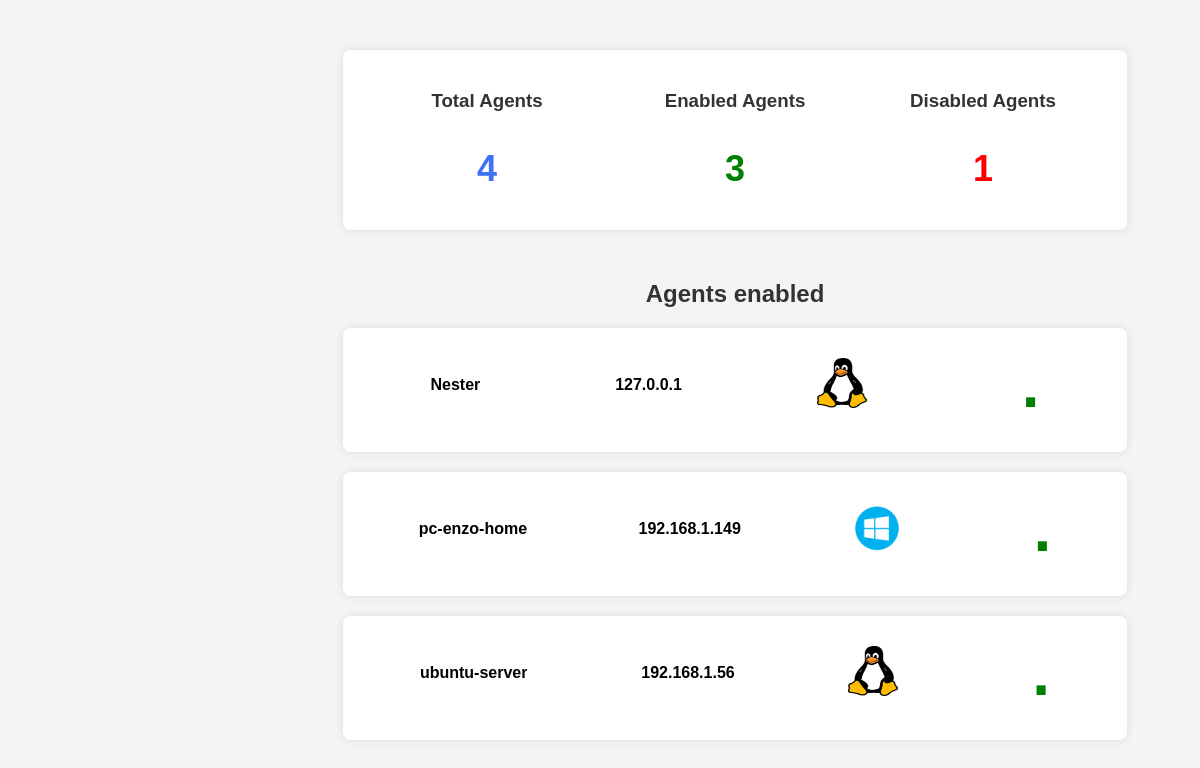
/agents.php?page=agents&status=enable, run on the app's committed database.
### tables this page shows
CREATE TABLE system_info (
        id INTEGER PRIMARY KEY AUTOINCREMENT,
        ip_address VARCHAR(15) NOT NULL,
        machine_name VARCHAR(50) NOT NULL,
        os_info VARCHAR(50) NOT NULL,
        status_machine VARCHAR(50) NOT NULL,
        date_time VARCHAR(50) NOT NULL,
        mac_address VARCHAR(50) NOT NULL
    );

### agents.php (the view, shortened to what this page needs)
<!DOCTYPE html>
<html lang="en">
<head>
</head>
<body>
    <?php
        $db_path = 'database/nester.db';
        try {
            $db = new PDO('sqlite:' . $db_path);
            $db->setAttribute(PDO::ATTR_ERRMODE, PDO::ERRMODE_EXCEPTION);
            $total_agents_query = $db->query("SELECT COUNT(*) AS total_agents FROM system_info");
            $total_agents_row = $total_agents_query->fetch(PDO::FETCH_ASSOC);
            $total_agents = $total_agents_row['total_agents'];
            $enabled_agents_query = $db->query("SELECT COUNT(*) AS enabled_agents FROM system_info WHERE status_machine = 'enable'");
            $enabled_agents_row = $enabled_agents_query->fetch(PDO::FETCH_ASSOC);
            $enabled_agents = $enabled_agents_row['enabled_agents'];
            $disabled_agents = $total_agents - $enabled_agents;
            $status = isset($_GET['status']) ? $_GET['status'] : 'all';
            switch ($status) {
                case 'enable':
                    $title = "Agents enabled";
                    break;
            }
            echo "<div class='container'>";
            echo "<div class='box'><a href='?page=agents&status=all'><h3>Total Agents</h3><p class='total'>$total_agents</p></a></div>";
            echo "<div class='box'><a href='?page=agents&status=enable'><h3>Enabled Agents</h3><p class='enabled'>$enabled_agents</p></a></div>";
            echo "<div class='box'><a href='?page=agents&status=disable'><h3>Disabled Agents</h3><p class='disabled'>$disabled_agents</p></a></div>";
            echo "</div>";
            echo "<h1>$title</h1>";
            if ($status === 'all') {
                $query = $db->query('SELECT * FROM system_info');
            } else {
                $query = $db->prepare('SELECT * FROM system_info WHERE status_machine = :status');
                $query->execute(['status' => $status]);
            }
            while ($row = $query->fetch(PDO::FETCH_ASSOC)) {
                $agentId = $row['id'];
                $status = $row['status_machine'];
                $dotColorClass = ($status == 'disable') ? 'red-dot' : 'green-dot';
                echo "<a href='home.php?page=info_agent&ids=$agentId' class='agent-link'>";
                echo "<div class='machine-container'>";
                echo "<div class='machine-info'><div class='text'>{$row['machine_name']}</div></div>";
                echo "<div class='machine-info'><div class='text'>{$row['ip_address']}</div></div>";
                $os_logo_path = getOsLogoPath($row['os_info']);
                if ($os_logo_path) {
                    echo "<div class='machine-info'><img src='{$os_logo_path}' alt='Logo OS' class='machine-image'></div>";
                }
                echo "<div class='machine-info'><div class='text $dotColorClass'>.</div></div>";
                echo "</div>";
                echo "</a>";
            }
            } catch (PDOException $e) {
            echo 'Erreur : ' . $e->getMessage();
            }
        function getOsLogoPath($type_os) {
            switch ($type_os) {
                case 'Windows':
                    return './images/windows_logo.png';
                case 'Linux':
                    return './images/linux_logo.png';
            }
        }
        ?>
</body>
</html>

### agents.php (style rules this page uses)
body { font-family: Arial, sans-serif; background-color: #f4f4f4; margin: 0; padding: 0; margin-left: 270px; margin-top: 50px; }
.machine-container { margin: 20px auto; padding: 20px; background-color: #fff; border-radius: 8px; box-shadow: 0 0 10px rgba(0,0,0,0.1); margin-bottom: 20px; width: 80%; display: flex; justify-content: space-around; align-items: center; transition: transform 0.3s ease; font-weight: bold; }
.machine-info { margin-bottom: 10px; }
.machine-image { margin-right: 20px; width: 50px; height: 50px; }
h1 { text-align: center; margin-bottom: 20px; font-size: 24px; color: #333; margin-top: 50px; }
.text { width: 100%; overflow: hidden; text-overflow: ellipsis; white-space: nowrap; }
a { text-decoration: none; color: black; }
.green-dot { color: green; font-size: 4em; }
.box { width: 30%; padding: 20px; border-radius: 10px; text-align: center; }
h3 { margin-top: 0; color: #333333; }
p { margin-bottom: 0; font-size: 36px; font-weight: bold; }
.total { color: #4070f4; }
.enabled { color: green; }
.disabled { color: red; }
.container { margin: 20px auto; padding: 20px; background-color: #fff; border-radius: 8px; box-shadow: 0 0 10px rgba(0,0,0,0.1); margin-bottom: 20px; width: 80%; display: flex; justify-content: space-around; align-items: center; transition: transform 0.3s ease; font-weight: bold; }

### data on the page
system_info: machine_name "Nester", ip_address "127.0.0.1"
system_info: machine_name "pc-enzo-home", ip_address "192.168.1.149", shows a picture
system_info: machine_name "ubuntu-server", ip_address "192.168.1.56"

### other printed values
$total_agents "4"
$enabled_agents "3"
$disabled_agents "1"
$title "Agents enabled"
